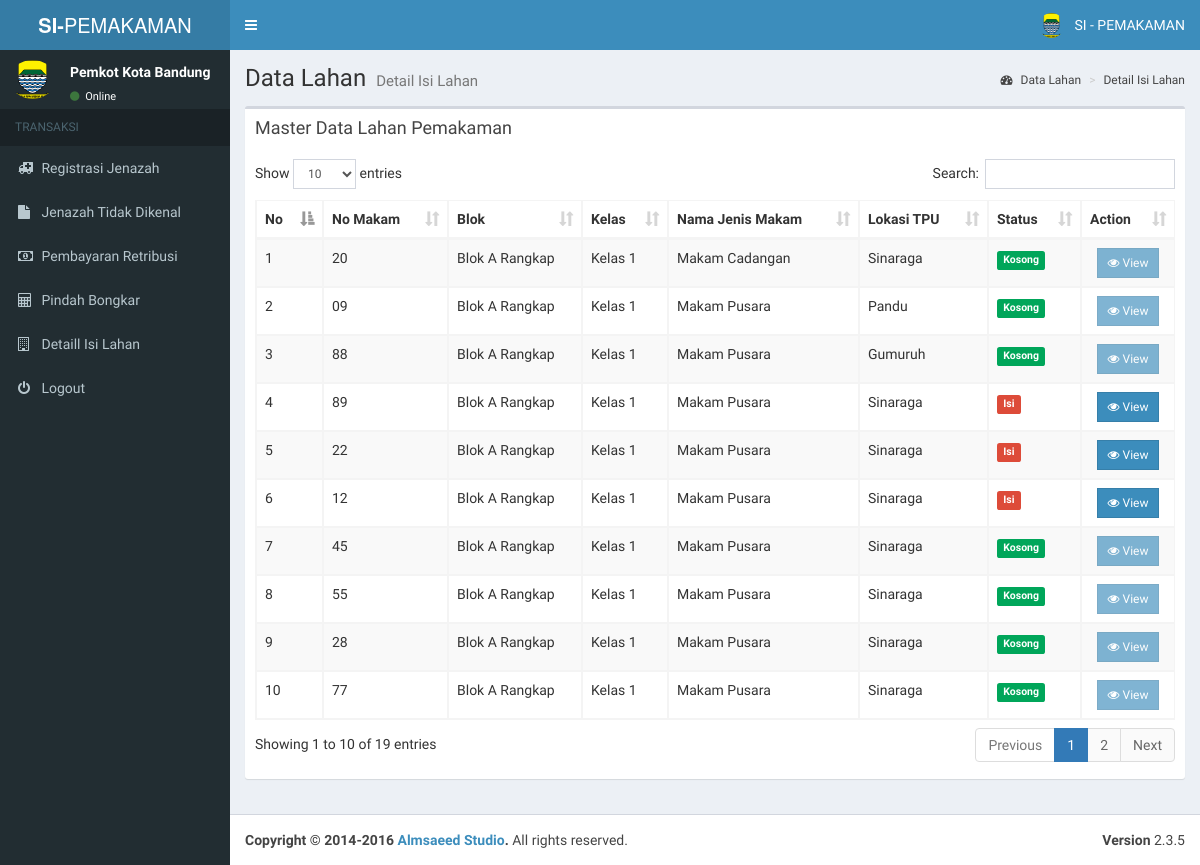
Page /pages/admin/kelola_isi_lahan.php (signed in) on the committed database.
### tables this page shows
CREATE TABLE IF NOT EXISTS `detail_makam` (
  `id_detail_makam` int(15) NOT NULL,
  `no_makam` varchar(20) DEFAULT NULL,
  `id_blok` int(50) DEFAULT NULL,
  `id_kelas` int(20) DEFAULT NULL,
  `id_jenis_makam` varchar(10) DEFAULT NULL,
  `id_tpu` varchar(10) DEFAULT NULL,
  `status_makam` varchar(40) DEFAULT NULL
);

CREATE TABLE IF NOT EXISTS `blok` (
  `id_blok` int(11) NOT NULL,
  `nama_blok` varchar(255) DEFAULT NULL
);

CREATE TABLE IF NOT EXISTS `kelas` (
  `id_kelas` int(11) NOT NULL,
  `nama_kelas` varchar(255) DEFAULT NULL,
  `harga` int(11) DEFAULT NULL
);

CREATE TABLE IF NOT EXISTS `jenis_makam` (
  `id_jenis_makam` varchar(10) NOT NULL,
  `nama_jenis_makam` varchar(30) NOT NULL,
  `harga` int(11) DEFAULT NULL
);

CREATE TABLE IF NOT EXISTS `tpu` (
  `id_tpu` varchar(10) NOT NULL,
  `wilayah_tpu` varchar(30) NOT NULL,
  `alamat_tpu` text NOT NULL,
  `tahun_berdiri` varchar(10) NOT NULL,
  `luas_lahan` double NOT NULL
);

### pages/admin/kelola_isi_lahan.php (the view, shortened to what this page needs)
<?php include('header.php'); ?>
<?php include('nav.php'); ?>
<div class="content-wrapper">
  <section class="content-header">
    <h1>
      Data Lahan
      <small>Detail Isi Lahan</small>
    </h1>
    <ol class="breadcrumb">
      <li><a href="#"><i class="fa fa-dashboard"></i> Data Lahan</a></li>
      <li><a href="#">Detail Isi Lahan</a></li>
    </ol>
  </section>
  <section class="content">
    <div class="row">
      <div class="col-xs-12">
        <div class="box">
          <div class="box-header">
            <h3 class="box-title">Master Data Lahan Pemakaman</h3>
            <div class="box-header pull-right">
            </div>
          </div>
          <div class="box-body">
            <div class="table-responsive">
              <table id="example1" class="table table-bordered table-striped">
                <thead>
                  <tr>
                    <th>No</th>
                    <th>No Makam</th>
                    <th>Blok</th>
                    <th>Kelas</th>
                    <th>Nama Jenis Makam</th>
                    <th>Lokasi TPU</th>
                    <th>Status</th>
                    <th>Action</th>
                  </tr>
                </thead>
                <tbody>
                  <?php
                  $no=1;
                  $dis_view = '';
                  $sql = mysql_query("SELECT * FROM detail_makam,jenis_makam,kelas,blok,tpu
                    WHERE detail_makam.id_blok  = blok.id_blok
                    AND detail_makam.id_kelas = kelas.id_kelas
                    AND detail_makam.id_jenis_makam = jenis_makam.id_jenis_makam
                    AND detail_makam.id_tpu = tpu.id_tpu")or die(mysql_error());
                  while($row = mysql_fetch_array($sql)){
                    if($row['status_makam']==0){
                      $dis_view = 'disabled';
                      $ket = '<span class="label label-success">Kosong</span>';
                    }else{
                      $dis_view = '';
                      $ket = '<span class="label label-danger">Isi</span>';
                    }
                    ?>
                    <tr>
                      <form method="POST" action="">
                        <td><?php echo $no; ?></td>
                        <td><?php echo $row['no_makam'] ?></td>
                        <td><?php echo $row['nama_blok'] ?> Rangkap</td>
                        <td><?php echo $row['nama_kelas'] ?></td>
                        <td><?php echo $row['nama_jenis_makam'] ?></td>
                        <td><?php echo $row['wilayah_tpu'] ?></td>
                        <td><?php echo $ket ?></td>
                        <td align="center">
                          <a href="#" class='open_modal' id='<?php echo $row['id_detail_makam']; ?>'>
                           <button <?php echo $dis_view; ?> type="button" class="btn btn-primary btn-flat btn-sm">
                            <i class="fa fa-eye"></i> View</button></a>
                          </td>
                        </form>
                      </tr>
                      <?php $no++; } ?>
                    </tbody>
                  </table>
                </div>
              </div>
            </div>
          </div>
        </div>
      </section>
    </div>
   <?php include('footer.php'); ?>

### rows in the picture
detail_makam: no_makam "20", id_blok.nama_blok "Blok A", id_kelas.nama_kelas "Kelas 1", id_jenis_makam.nama_jenis_makam "Makam Cadangan", id_tpu.wilayah_tpu "Sinaraga", status_makam "Kosong"
detail_makam: no_makam "09", id_blok.nama_blok "Blok A", id_kelas.nama_kelas "Kelas 1", id_jenis_makam.nama_jenis_makam "Makam Pusara", id_tpu.wilayah_tpu "Pandu", status_makam "Kosong"
detail_makam: no_makam "88", id_blok.nama_blok "Blok A", id_kelas.nama_kelas "Kelas 1", id_jenis_makam.nama_jenis_makam "Makam Pusara", id_tpu.wilayah_tpu "Gumuruh", status_makam "Kosong"
detail_makam: no_makam "89", id_blok.nama_blok "Blok A", id_kelas.nama_kelas "Kelas 1", id_jenis_makam.nama_jenis_makam "Makam Pusara", id_tpu.wilayah_tpu "Sinaraga", status_makam "Isi"
detail_makam: no_makam "22", id_blok.nama_blok "Blok A", id_kelas.nama_kelas "Kelas 1", id_jenis_makam.nama_jenis_makam "Makam Pusara", id_tpu.wilayah_tpu "Sinaraga", status_makam "Isi"
detail_makam: no_makam "12", id_blok.nama_blok "Blok A", id_kelas.nama_kelas "Kelas 1", id_jenis_makam.nama_jenis_makam "Makam Pusara", id_tpu.wilayah_tpu "Sinaraga", status_makam "Isi"
detail_makam: no_makam "45", id_blok.nama_blok "Blok A", id_kelas.nama_kelas "Kelas 1", id_jenis_makam.nama_jenis_makam "Makam Pusara", id_tpu.wilayah_tpu "Sinaraga", status_makam "Kosong"
detail_makam: no_makam "55", id_blok.nama_blok "Blok A", id_kelas.nama_kelas "Kelas 1", id_jenis_makam.nama_jenis_makam "Makam Pusara", id_tpu.wilayah_tpu "Sinaraga", status_makam "Kosong"
detail_makam: no_makam "28", id_blok.nama_blok "Blok A", id_kelas.nama_kelas "Kelas 1", id_jenis_makam.nama_jenis_makam "Makam Pusara", id_tpu.wilayah_tpu "Sinaraga", status_makam "Kosong"
detail_makam: no_makam "77", id_blok.nama_blok "Blok A", id_kelas.nama_kelas "Kelas 1", id_jenis_makam.nama_jenis_makam "Makam Pusara", id_tpu.wilayah_tpu "Sinaraga", status_makam "Kosong"
